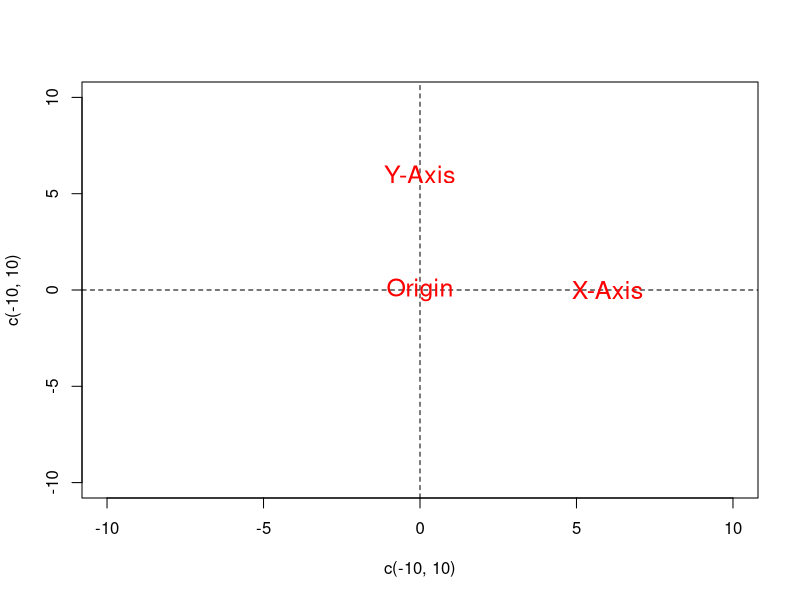
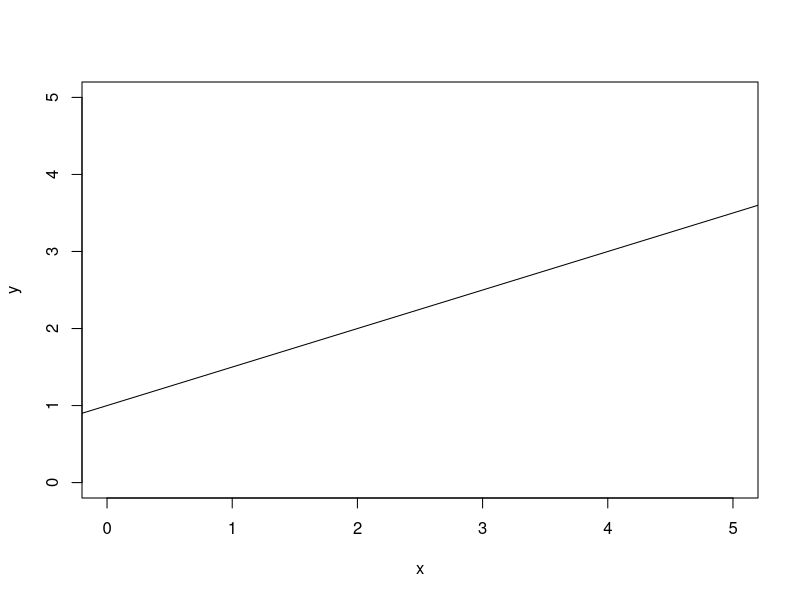
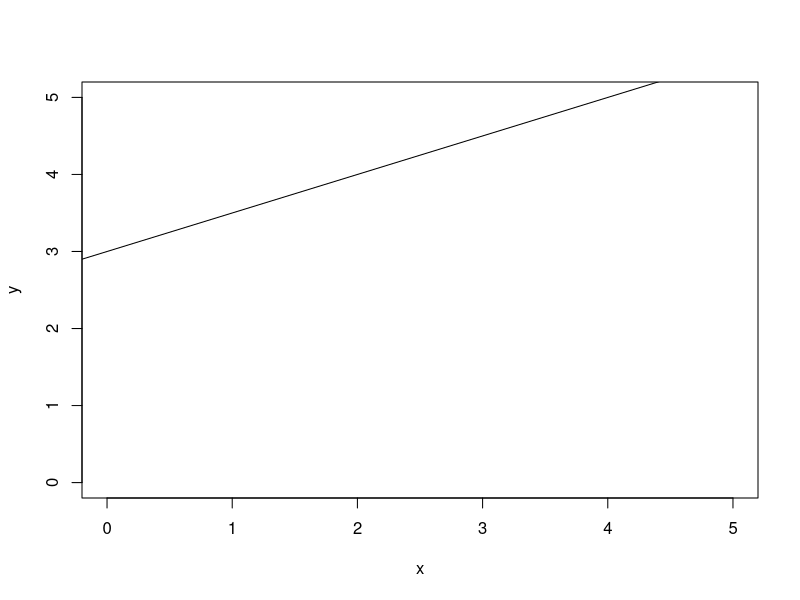
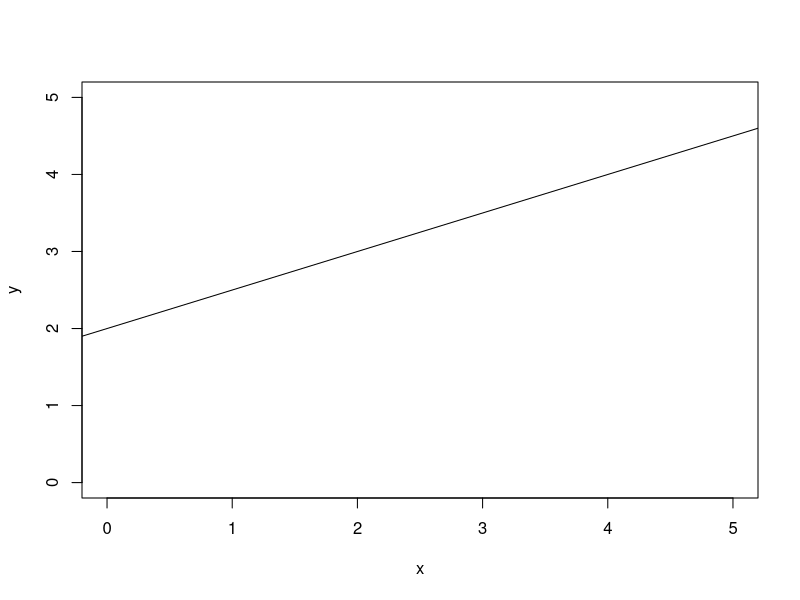
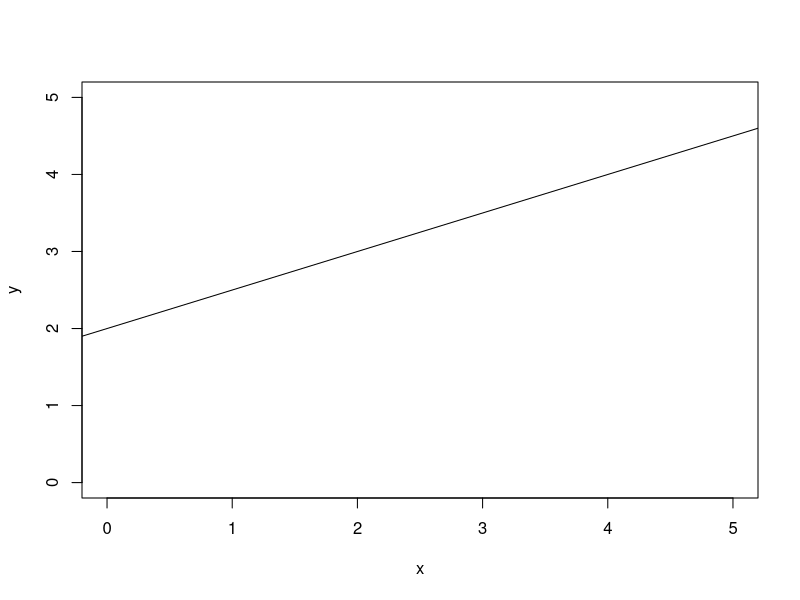
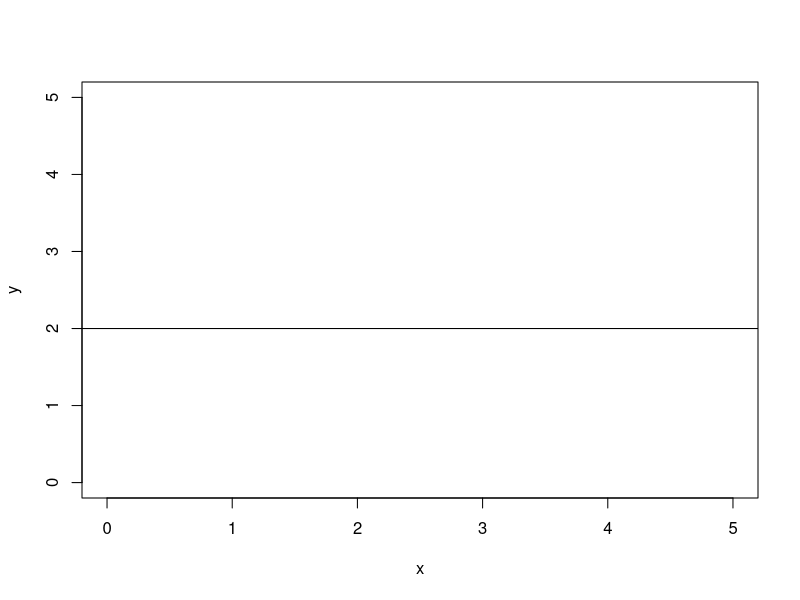
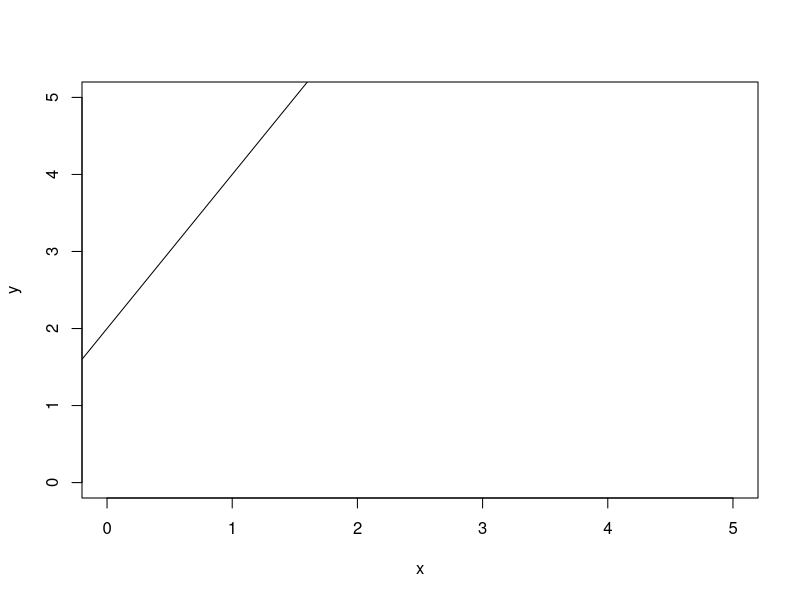
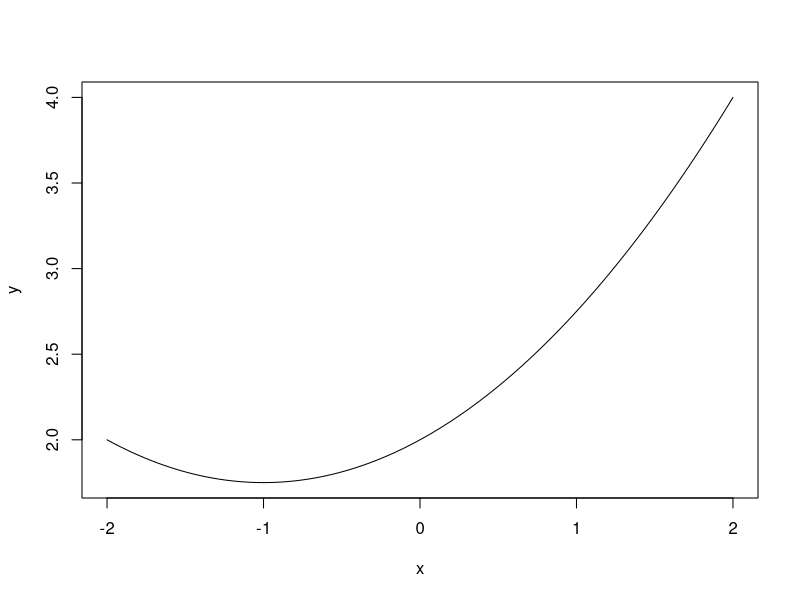

Write R code to recreate these figures, in order.
## ---- chunk 1
#| include: false
options(width = 68)
knitr::opts_chunk$set(eval=TRUE, echo=TRUE, message=TRUE, warning=TRUE, dev = "svg")
## ---- chunk 2
x <- c(3, 4, 5) # Create x, a vector of length 3
x
## ---- chunk 3
x[3] # Get the third element of x
## ---- chunk 4
x[c(2,3)] # Get the second and third elements of x
## ---- chunk 5
(X <- matrix(c(6,1,4,2,9,8,3,5,0), nrow = 3))
## ---- chunk 6
X[3,2] # Third row, second column
## ---- chunk 7
X[3,c(2,1)] # Third row, second and first column
## ---- chunk 8
x <- c(7, 11, 11, 13, 26)
sum(x)
## ---- chunk 9
(1/length(x)) * sum(x) # Mean formula
## ---- chunk 10
mean(x) # Mean function is just a shortcut
## ---- chunk 11
sort(x)[(length(x) + 1) / 2]
## ---- chunk 12
median(x)
## ---- chunk 13
table(x)
## ---- chunk 14
table(x)[table(x) == max(table(x))] # Subsetting!
## ---- chunk 15
z <- c(2, 5, 3, 5, 95)
mean(z)
## ---- chunk 16
median(z)
## ---- chunk 17
(s2 <- sum((x - mean(x))^2) / (length(x) -1))
var(x)
## ---- chunk 18
sqrt(var(x))
sd(x)
## ---- chunk 19
#| fig.height = 5
plot(x=c(-10, 10), y=c(-10, 10), type="n")
abline(h=0, lty = "dashed")
abline(v=0, lty = "dashed")
text(x = c(0, 6, 0), y = c(0, 0, 6), labels = c("Origin", "X-Axis", "Y-Axis"), cex = 1.5, col = "red")
## ---- chunk 20
#| fig.height: 3.5
plot(c(0,5), c(0,5), type = "n", xlab = "x", ylab = "y")
abline(a = 1, b = 0.5)
## ---- chunk 21
#| fig.height: 3.5
plot(c(0,5), c(0,5), type = "n", xlab = "x", ylab = "y")
abline(a = 3, b = 0.5)
## ---- chunk 22
#| fig.height: 3.5
plot(c(0,5), c(0,5), type = "n", xlab = "x", ylab = "y")
abline(a = 2, b = 0.5)
## ---- chunk 23
#| fig.height: 3.5
plot(c(0,5), c(0,5), type = "n", xlab = "x", ylab = "y")
abline(a = 2, b = 0.5)
## ---- chunk 24
#| fig.height: 3.5
plot(c(0,5), c(0,5), type = "n", xlab = "x", ylab = "y")
abline(a = 2, b = 0)
## ---- chunk 25
#| fig.height: 3.5
plot(c(0,5), c(0,5), type = "n", xlab = "x", ylab = "y")
abline(a = 2, b = 2)
## ---- chunk 26
#| fig.height: 3.5
#| fig.width: 6
#| fig.align: "left"
curve(2 + 0.5*x + 0.25*x^2, from = -2, to = 2, ylab = "y")
## ---- chunk 27
x <- 2
3 + x + 0.75*x^2
## ---- chunk 28
USArrests[1,] # First row
## ---- chunk 29
USArrests[1:3, 3:4] # First three rows, third and fourth column #<<
## ---- chunk 30
USArrests["California",]
## ---- chunk 31
head(USArrests[, c("Murder", "UrbanPop")])
## ---- chunk 32
USArrests[, "Murder"]
## ---- chunk 33
USArrests$Murder
## ---- chunk 34
str(USArrests)
## ---- chunk 35
USArrests$Murder[1:10]
## ---- chunk 36
USArrests[USArrests$Murder > 15, ]
## ---- chunk 37
USArrests$Murder > 15
## ---- chunk 38
c(1,2,3,4)[c(TRUE, FALSE, TRUE, FALSE)]
## ---- chunk 39
USArrests[USArrests$Murder > 15 & USArrests$Assault > 300, ]
## ---- chunk 40
USArrests[USArrests$Murder > 15 | USArrests$Assault > 300, ]
## ---- chunk 41
vector_w_missing <- c(1, 2, NA, 4, 5, 6, NA)
## ---- chunk 42
mean(vector_w_missing)
## ---- chunk 43
mean(vector_w_missing, na.rm=TRUE)
## ---- chunk 44
vector_w_missing == NA
## ---- chunk 45
is.na(vector_w_missing)
## ---- chunk 46
mean(vector_w_missing[!is.na(vector_w_missing)]) #<<
